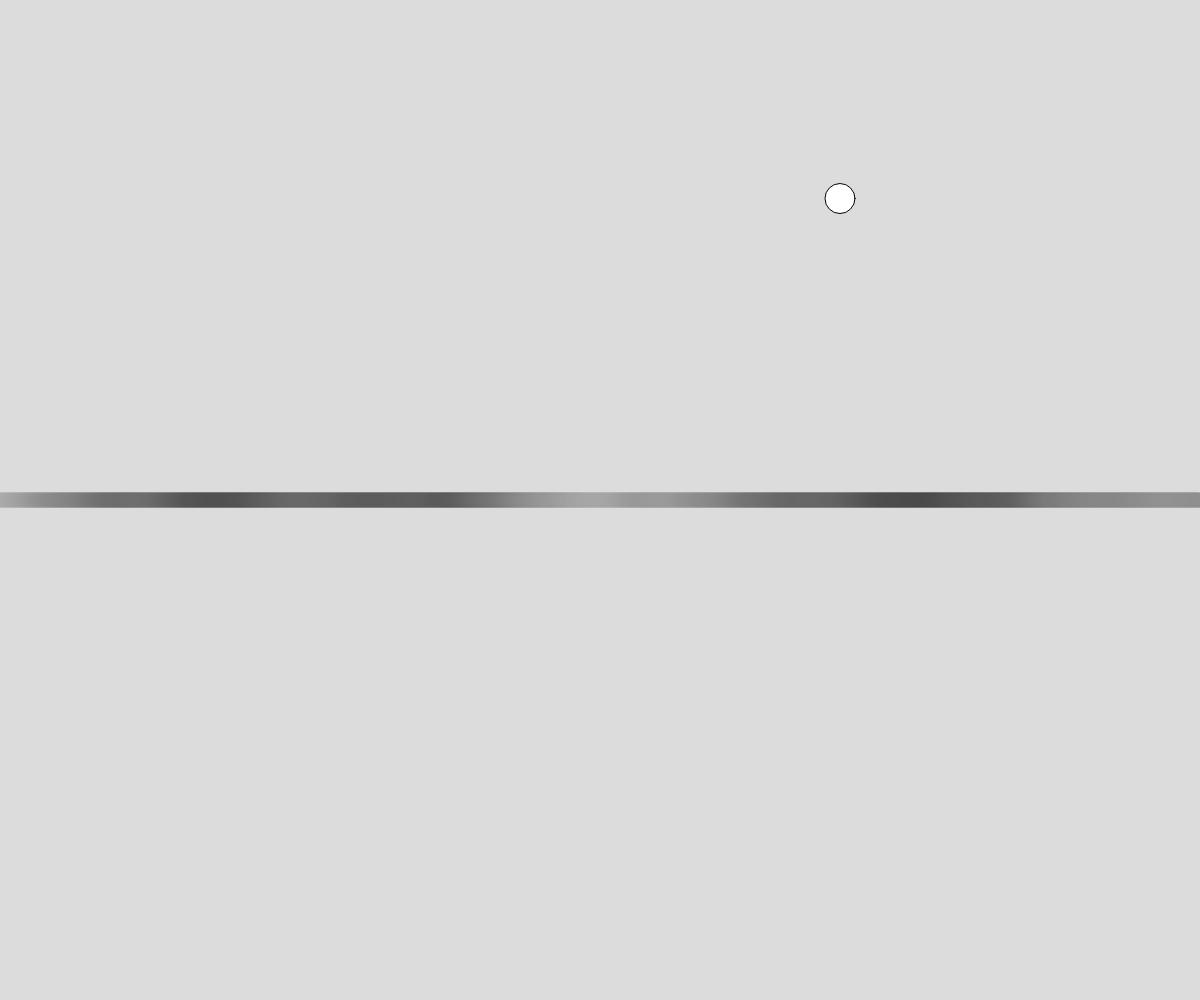
Frame 1 (no input)
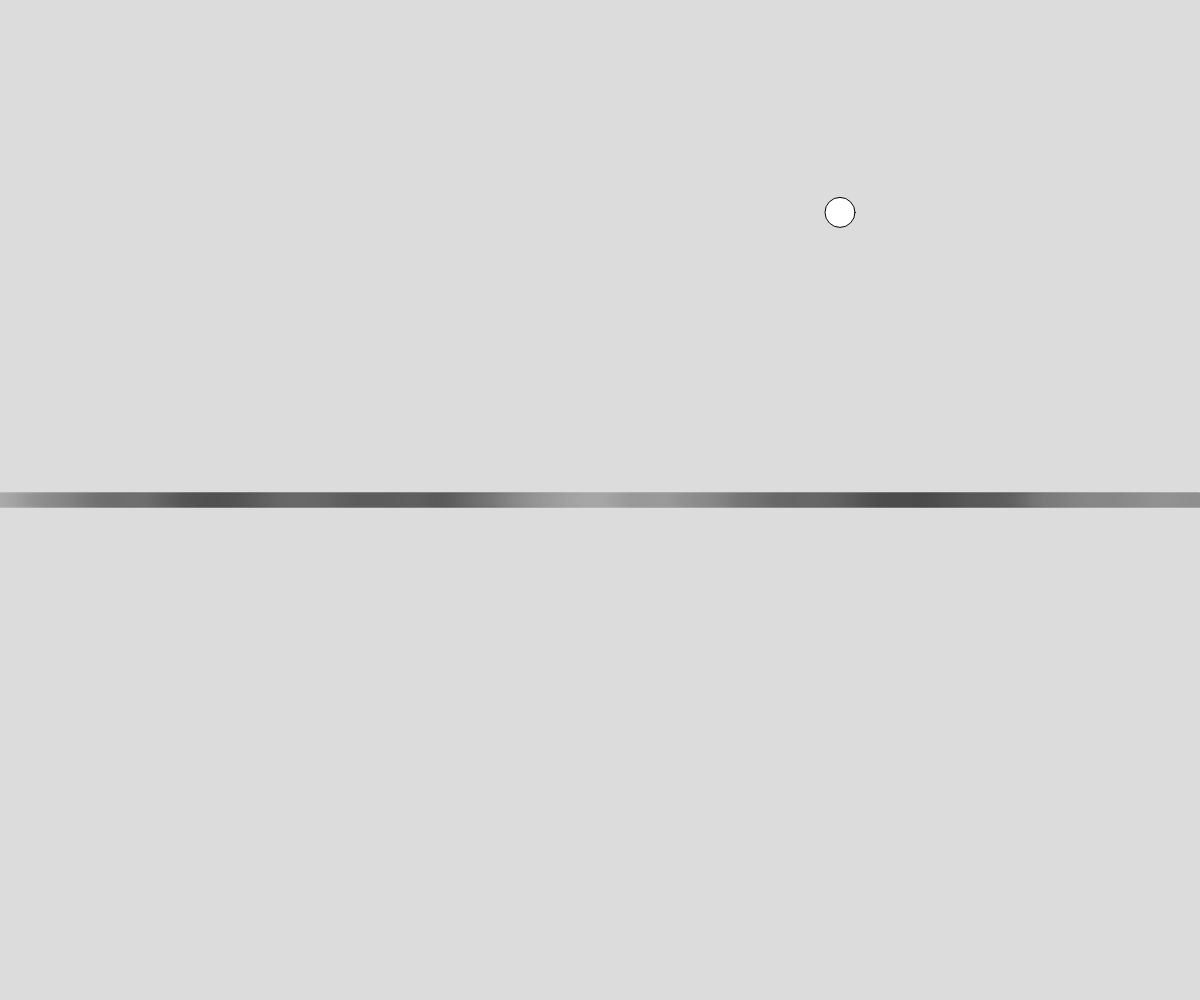
Frame 60 (no input)
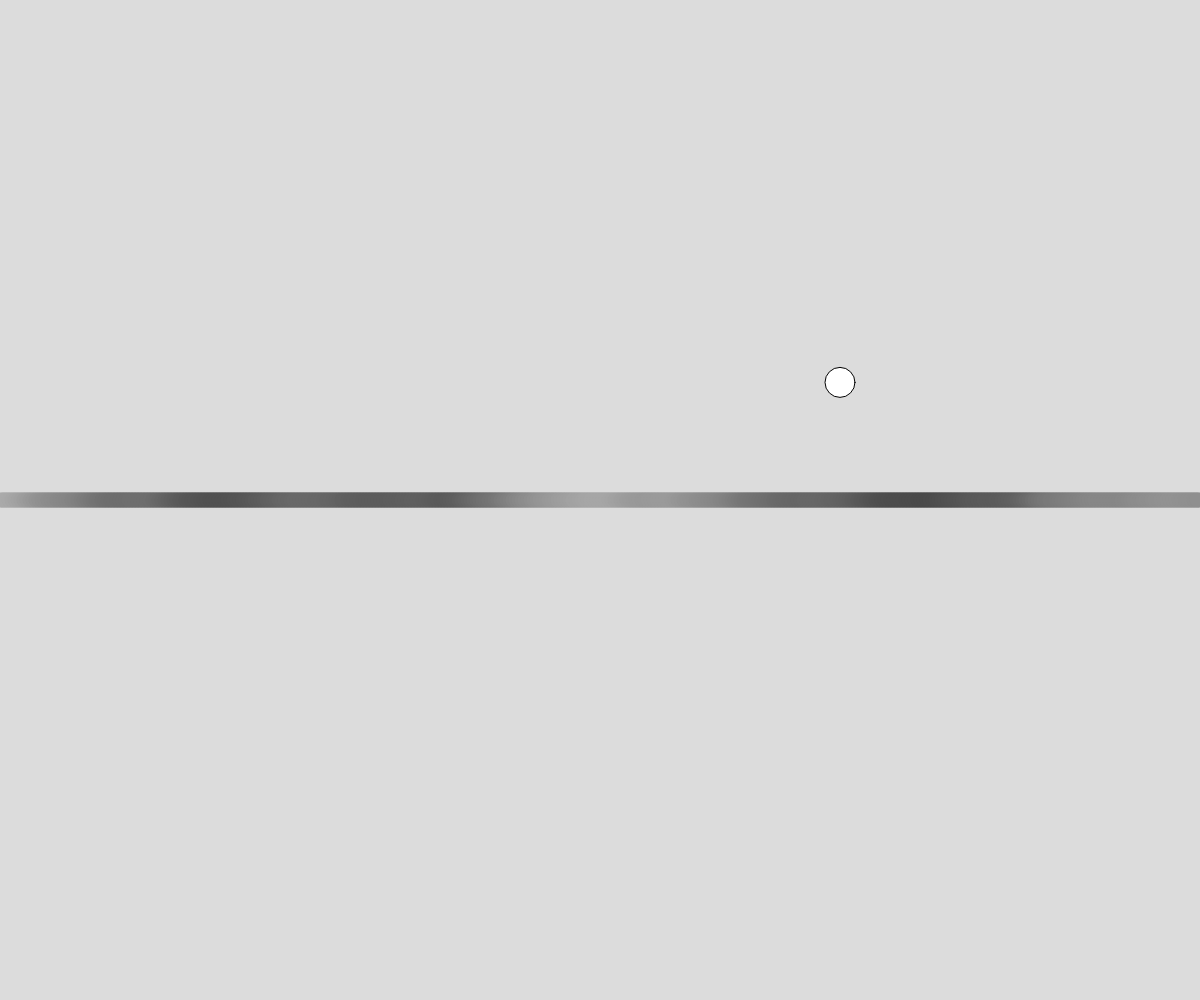
Frame 120 (the mouse pressed at the canvas centre since frame 60)

The p5.js sketch that drew these frames (run headless with seeded random() and noise() and a simulated clock; from frame 60 on, the mouse is pressed at the canvas centre):

// p5.js sketch
// ── sketch.js
// Noisy Numbers
// Treydon Olfert
// March 7, 2024
// Randomness: uniform distribution vs perlin noise

let segmentLength = 3;
let ballY = 200; let ySpeed;
let ballTime = 10;

function setup() {
  createCanvas(windowWidth, windowHeight);
}

function segmentLine() {
  strokeWeight(15);
  let greyTime = 0;
  let x = 0;
  while (x < width) {
    //option 1: random()
    let greyValue = random(0,255);

    //option 2: perlin noise()
    greyValue = noise(greyTime);
    greyValue = map(greyValue,0,1,0,255);
    greyTime += 0.01;

    stroke(greyValue);
    line(x, height/2, x + segmentLength, height/2);
    x += segmentLength;
  }
}

function moveBall() {
  strokeWeight(1); stroke(0);
  //option 1: random()
  ySpeed = random(-20,20);
//option 2: noise()
  ySpeed = noise(ballTime);
  ySpeed = map(ySpeed,0,1,-20,20);
  ballTime += 0.01;

  ballY += ySpeed;
  circle(width*0.7,ballY,30);
}

function draw() {
  background(220);
  segmentLine();
  moveBall();
}
